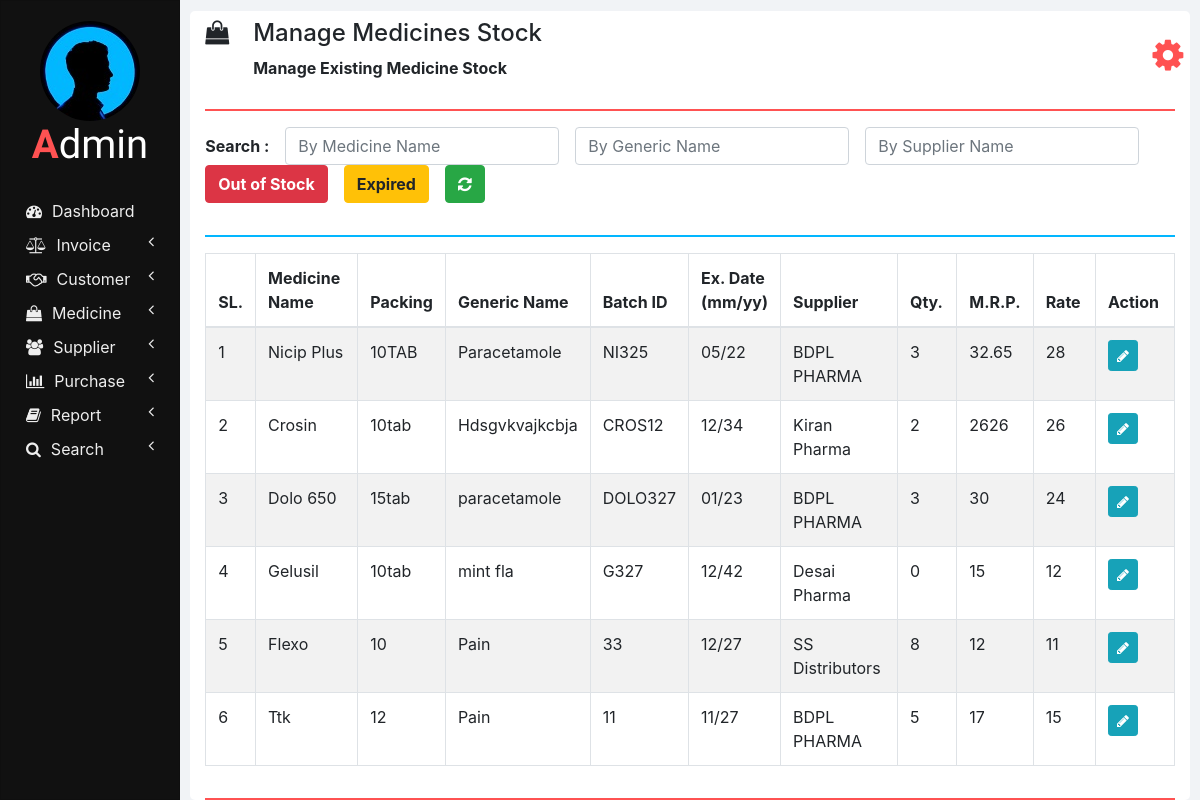
Page /manage_medicine_stock.php on the committed database.
### tables this page shows
CREATE TABLE `medicines` (
  `ID` int(11) NOT NULL,
  `NAME` varchar(100) NOT NULL,
  `PACKING` varchar(20) NOT NULL,
  `GENERIC_NAME` varchar(100) NOT NULL,
  `SUPPLIER_NAME` varchar(100) NOT NULL
);

CREATE TABLE `medicines_stock` (
  `ID` int(11) NOT NULL,
  `NAME` varchar(100) NOT NULL,
  `BATCH_ID` varchar(20) NOT NULL,
  `EXPIRY_DATE` varchar(10) NOT NULL,
  `QUANTITY` int(11) NOT NULL,
  `MRP` double NOT NULL,
  `RATE` double NOT NULL,
  `INVOICE_NUMBER` varchar(100) NOT NULL
);

### php/manage_medicine_stock.php (the view, shortened to what this page needs)
<?php
  function showMedicinesStock($id) {
    require "db_connection.php";
    if($con) {
      $seq_no = 0;
      $query = "SELECT * FROM medicines INNER JOIN medicines_stock ON medicines.NAME = medicines_stock.NAME";
      $result = mysqli_query($con, $query);
      while($row = mysqli_fetch_array($result)) {
        $seq_no++;
        if($row['BATCH_ID'] == $id)
          showEditOptionsRow($seq_no, $row);
        else
          showMedicineStockRow($seq_no, $row);
      }
    }
  }
  function showMedicineStockRow($seq_no, $row) {
    ?>
    <tr>
      <td><?php echo $seq_no; ?></td>
      <td><?php echo $row['NAME']; ?></td>
      <td><?php echo $row['PACKING']; ?></td>
      <td><?php echo $row['GENERIC_NAME']; ?></td>
      <td><?php echo $row['BATCH_ID']; ?></td>
      <td><?php echo $row['EXPIRY_DATE']; ?></td>
      <td><?php echo $row['SUPPLIER_NAME']; ?></td>
      <td><?php echo $row['QUANTITY']; ?></td>
      <td><?php echo $row['MRP']; ?></td>
      <td><?php echo $row['RATE']; ?></td>
      <td>
        <button href="" class="btn btn-info btn-sm" onclick="editMedicineStock('<?php echo $row['BATCH_ID']; ?>');">
          <i class="fa fa-pencil"></i>
        </button>
      </td>
    </tr>
    <?php
  }
  ?>

### css/sidenav.css (style rules this page uses)
body { background-color: #f1f3f6; }
.sidenav { width: 15%; height: 100vh; background-color: #222222; position: fixed; z-index: 1; flex: 1 0 auto; }
.card { width: 100%; height: 100%; top: 0; border-radius: 0; background-color: #111111; }
.logo .logo-caption { font-family: 'Poiret One', cursive; color: #ffffff; text-align: center; margin-bottom: 25px; }
.logo .profile { margin-left: 50%; border-radius: 50%; transform: translate(-50%); }
.logo .tweak { color: #ff5252; font-weight: bold; }
.main-menu-item { padding: 5px 5px; cursor: pointer; }
.main-menu-item > a { color: #eeeeee; text-decoration: none; font-size: 16px; }
.main-menu-item > a > span { margin-left: 10px; }

### css/home.css (style rules this page uses)
html, body { height: 100vh; }

### rows in the picture
medicines: seq_no "1", medicines_stock.NAME "Nicip Plus", PACKING "10TAB", GENERIC_NAME "Paracetamole", medicines_stock.BATCH_ID "NI325", medicines_stock.EXPIRY_DATE "05/22", SUPPLIER_NAME "BDPL PHARMA", medicines_stock.QUANTITY "3", medicines_stock.MRP "32.65", medicines_stock.RATE "28"
medicines: seq_no "2", medicines_stock.NAME "Crosin", PACKING "10tab", GENERIC_NAME "Hdsgvkvajkcbja", medicines_stock.BATCH_ID "CROS12", medicines_stock.EXPIRY_DATE "12/34", SUPPLIER_NAME "Kiran Pharma", medicines_stock.QUANTITY "2", medicines_stock.MRP "2626", medicines_stock.RATE "26"
medicines: seq_no "3", medicines_stock.NAME "Dolo 650", PACKING "15tab", GENERIC_NAME "paracetamole", medicines_stock.BATCH_ID "DOLO327", medicines_stock.EXPIRY_DATE "01/23", SUPPLIER_NAME "BDPL PHARMA", medicines_stock.QUANTITY "3", medicines_stock.MRP "30", medicines_stock.RATE "24"
medicines: seq_no "4", medicines_stock.NAME "Gelusil", PACKING "10tab", GENERIC_NAME "mint fla", medicines_stock.BATCH_ID "G327", medicines_stock.EXPIRY_DATE "12/42", SUPPLIER_NAME "Desai Pharma", medicines_stock.QUANTITY "0", medicines_stock.MRP "15", medicines_stock.RATE "12"
medicines: seq_no "5", medicines_stock.NAME "Flexo", PACKING "10", GENERIC_NAME "Pain", medicines_stock.BATCH_ID "33", medicines_stock.EXPIRY_DATE "12/27", SUPPLIER_NAME "SS Distributors", medicines_stock.QUANTITY "8", medicines_stock.MRP "12", medicines_stock.RATE "11"
medicines: seq_no "6", medicines_stock.NAME "Ttk", PACKING "12", GENERIC_NAME "Pain", medicines_stock.BATCH_ID "11", medicines_stock.EXPIRY_DATE "11/27", SUPPLIER_NAME "BDPL PHARMA", medicines_stock.QUANTITY "5", medicines_stock.MRP "17", medicines_stock.RATE "15"

### other values in the picture
$heading "Manage Medicines Stock"
$sub_heading "Manage Existing Medicine Stock"
